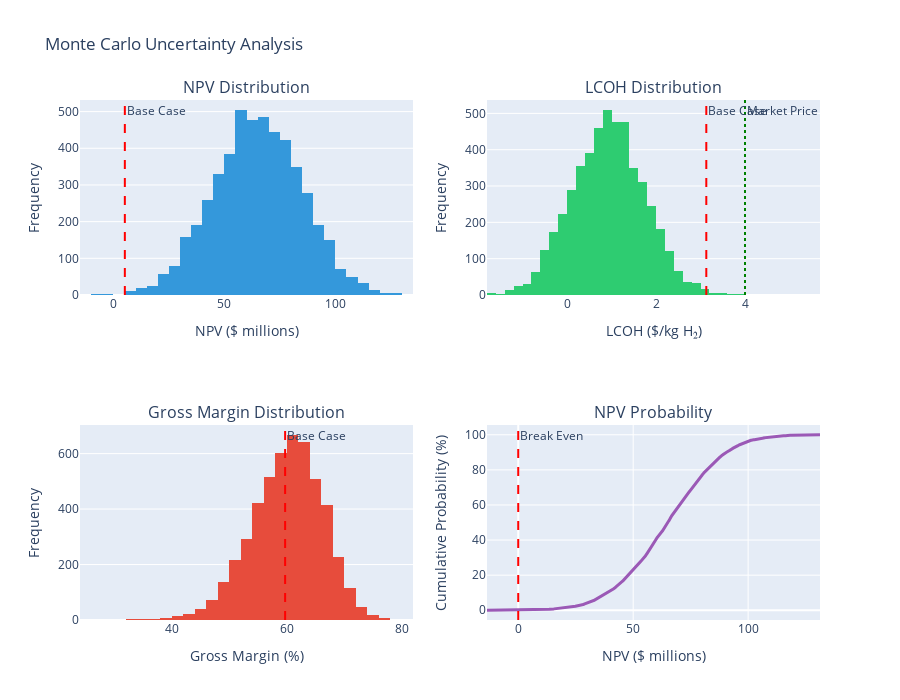

The cell this chart's notebook holds for it:
### Code cell
# Monte Carlo simulation for uncertainty analysis
np.random.seed(42)
n_simulations = 5000

print("Running Monte Carlo simulation with 5,000 iterations...")
print("This quantifies project risk by sampling from parameter distributions\n")

# Storage for results
npv_results = []
irr_results = []
lcoh_results = []
margin_results = []

for i in range(n_simulations):
    # Sample parameters from distributions
    # Using normal distribution with std = (high - low) / 6 (capturing 99.7% within range)
    
    elec_price_sim = np.random.normal(
        electricity_price, 
        (sensitivity_ranges[sensitivity_ranges['parameter'] == 'electricity_price']['high_value'].values[0] - 
         sensitivity_ranges[sensitivity_ranges['parameter'] == 'electricity_price']['low_value'].values[0]) / 6)
    
    elec_price_sim = max(0.03, min(0.15, elec_price_sim))  # Bound to reasonable range

    h2_price_sim = np.random.normal(
        h2_price,
        (5.0 - 2.0) / 6
    )
    h2_price_sim = max(1.5, min(6.0, h2_price_sim))

    cb_price_sim = np.random.normal(
        cb_price,
        (3.0 - 1.0) / 6
    )
    cb_price_sim = max(0.5, min(3.5, cb_price_sim))

    rng_price_sim = np.random.normal(
        rng_price,
        (0.25 - 0.10) / 6
    )
    rng_price_sim = max(0, min(0.30, rng_price_sim))

    capex_sim = np.random.normal(
        capex,
        (capex * 0.2) / 3  # ±20% range
    )
    capex_sim = max(capex * 0.7, min(capex * 1.3, capex_sim))

    capacity_factor_sim = np.random.normal(
        capacity_factor,
        (0.95 - 0.85) / 6
    )
    capacity_factor_sim = max(0.80, min(0.98, capacity_factor_sim))

    # Recalculate metrics with sampled parameters
    h2_annual_sim = h2_rate * 365 * 24 * capacity_factor_sim
    cb_annual_sim = cb_rate * 365 * 24 * capacity_factor_sim

    # Revenue
    h2_revenue_sim = h2_annual_sim * h2_price_sim
    cb_revenue_sim = cb_annual_sim * cb_price_sim
    total_revenue_sim = h2_revenue_sim + cb_revenue_sim

    # Costs
    rng_annual_consumption = 1923 * annual_operating_days * 24
    rng_cost_sim = rng_annual_consumption * rng_price_sim
    elec_cost_sim = h2_annual_sim * energy_per_h2 * elec_price_sim
    variable_costs_sim = rng_cost_sim + elec_cost_sim + cooling_water_cost + process_water_cost

    # Margin
    margin_sim = total_revenue_sim - variable_costs_sim
    margin_pct_sim = margin_sim / total_revenue_sim * 100

    # LCOH (simplified)
    total_annual_cost_sim = (capex_sim * ((discount_rate * (1+discount_rate)**plant_lifetime) / 
                                          ((1+discount_rate)**plant_lifetime - 1))) + variable_costs_sim
    lcoh_sim = (total_annual_cost_sim - cb_revenue_sim) / h2_annual_sim

    # NPV (simplified)
    annual_cf = margin_sim
    annuity_factor = (1 - (1 + discount_rate)**(-plant_lifetime)) / discount_rate
    npv_sim = -capex_sim + annual_cf * annuity_factor

    # IRR (approximation)
    if annual_cf > 0:
        irr_sim = (annual_cf / capex_sim) * 100
    else:
        irr_sim = -100

    npv_results.append(npv_sim)
    irr_results.append(irr_sim)
    lcoh_results.append(lcoh_sim)
    margin_results.append(margin_pct_sim)

# convert to arrays

npv_results = np.array(npv_results)
irr_results = np.array(irr_results)
lcoh_results = np.array(lcoh_results)
margin_results = np.array(margin_results)

print("="*80)
print("MONTE CARLO UNCERTAINTY ANALYSIS RESULTS (5,000 iterations)")
print("="*80)
print(f"\n💰 NET PRESENT VALUE:")
print(f"   Mean:              ${np.mean(npv_results)/1e6:>8.2f} million")
print(f"   Median:            ${np.median(npv_results)/1e6:>8.2f} million")
print(f"   Std Deviation:     ${np.std(npv_results)/1e6:>8.2f} million")
print(f"   5th Percentile:    ${np.percentile(npv_results, 5)/1e6:>8.2f} million")
print(f"   95th Percentile:   ${np.percentile(npv_results, 95)/1e6:>8.2f} million")
print(f"   Probability NPV>0: {(npv_results > 0).sum() / len(npv_results) * 100:>7.1f}%")
print(f"\n💵 LEVELIZED COST OF HYDROGEN:")
print(f"   Mean:              ${np.mean(lcoh_results):>8.2f}/kg")
print(f"   Median:            ${np.median(lcoh_results):>8.2f}/kg")
print(f"   Std Deviation:     ${np.std(lcoh_results):>8.2f}/kg")
print(f"   5th Percentile:    ${np.percentile(lcoh_results, 5):>8.2f}/kg")
print(f"   95th Percentile:   ${np.percentile(lcoh_results, 95):>8.2f}/kg")
print(f"   Probability LCOH<$3.18: {(lcoh_results < h2_price).sum() / len(lcoh_results) * 100:>4.1f}%")
print(f"\n📊 GROSS MARGIN:")
print(f"   Mean:              {np.mean(margin_results):>8.1f}%")
print(f"   Median:            {np.median(margin_results):>8.1f}%")
print(f"   5th Percentile:    {np.percentile(margin_results, 5):>8.1f}%")
print(f"   95th Percentile:   {np.percentile(margin_results, 95):>8.1f}%")
print(f"   Probability Margin>20%: {(margin_results > 20).sum() / len(margin_results) * 100:>4.1f}%")

#visualize distributions
fig = make_subplots(
rows=2, cols=2,
subplot_titles=('NPV Distribution', 'LCOH Distribution',
'Gross Margin Distribution', 'NPV Probability'),
specs=[[{'type': 'histogram'}, {'type': 'histogram'}],
[{'type': 'histogram'}, {'type': 'scatter'}]]
)

#npv histogram
fig.add_trace(
go.Histogram(x=npv_results/1e6, name='NPV', marker_color='#3498db',
nbinsx=50, showlegend=False),
row=1, col=1
)
fig.add_vline(x=npv/1e6, line_dash="dash", line_color="red",
annotation_text="Base Case", row=1, col=1)

#lcoh histogram
fig.add_trace(
go.Histogram(x=lcoh_results, name='LCOH', marker_color='#2ecc71',
nbinsx=50, showlegend=False),
row=1, col=2
)
fig.add_vline(x=lcoh, line_dash="dash", line_color="red",
annotation_text="Base Case", row=1, col=2)
fig.add_vline(x=h2_price, line_dash="dot", line_color="green",
annotation_text="Market Price", row=1, col=2)

#margin histogram
fig.add_trace(
go.Histogram(x=margin_results, name='Margin', marker_color='#e74c3c',
nbinsx=50, showlegend=False),
row=2, col=1
)
fig.add_vline(x=gross_margin/total_revenue*100, line_dash="dash", line_color="red",
annotation_text="Base Case", row=2, col=1)

#npv cumulative probability
sorted_npv = np.sort(npv_results)
cumulative_prob = np.arange(1, len(sorted_npv) + 1) / len(sorted_npv) * 100
fig.add_trace(
go.Scatter(x=sorted_npv/1e6, y=cumulative_prob,
mode='lines', line=dict(width=3, color='#9b59b6'),
showlegend=False),
row=2, col=2
)
fig.add_vline(x=0, line_dash="dash", line_color="red",
annotation_text="Break Even", row=2, col=2)
fig.update_xaxes(title_text="NPV ($ millions)", row=1, col=1)
fig.update_xaxes(title_text="LCOH ($/kg H₂)", row=1, col=2)
fig.update_xaxes(title_text="Gross Margin (%)", row=2, col=1)
fig.update_xaxes(title_text="NPV ($ millions)", row=2, col=2)
fig.update_yaxes(title_text="Frequency", row=1, col=1)
fig.update_yaxes(title_text="Frequency", row=1, col=2)
fig.update_yaxes(title_text="Frequency", row=2, col=1)
fig.update_yaxes(title_text="Cumulative Probability (%)", row=2, col=2)
fig.update_layout(height=700, title_text="Monte Carlo Uncertainty Analysis")
fig.show()

#percentile analysis
percentiles = [5, 10, 25, 50, 75, 90, 95]
print("\n📈 Percentile Analysis:")
print("\nNPV ($ millions):")
for p in percentiles:
    print(f"   {p:>2}th percentile: ${np.percentile(npv_results, p)/1e6:>6.1f}M")
    print("\nLCOH ($/kg H₂):")
for p in percentiles:
    print(f"   {p:>2}th percentile: ${np.percentile(lcoh_results, p):>5.2f}")
    print(f"\n🎯 Risk Assessment:")
    print(f"   • {(npv_results > 0).sum() / len(npv_results) * 100:.1f}% probability of positive NPV")
    print(f"   • {(lcoh_results < h2_price).sum() / len(lcoh_results) * 100:.1f}% probability LCOH below market price")
    print(f"   • {(margin_results > 20).sum() / len(margin_results) * 100:.1f}% probability of healthy margin (>20%)")
if (npv_results > 0).sum() / len(npv_results) > 0.7:
    print(f"\n   ✅ Project shows STRONG robustness to uncertainty")
elif (npv_results > 0).sum() / len(npv_results) > 0.5:
    print(f"\n   ⚠️ Project shows MODERATE robustness to uncertainty")
else:
    print(f"\n   ❌ Project shows HIGH risk under uncertainty")

### Figure 1 — Plotly figure (JSON) as saved in the notebook; plotly's stock layout.template omitted (floating-point values rounded to 4 significant figures; data arrays with more than 128 entries replaced by an {"elided": "..."} marker saying what was removed)
{"data": [{"marker": {"color": "#3498db"}, "name": "NPV", "nbinsx": 50, "showlegend": false, "type": "histogram", "x": {"elided": "5000 float values"}, "xaxis": "x", "yaxis": "y"}, {"marker": {"color": "#2ecc71"}, "name": "LCOH", "nbinsx": 50, "showlegend": false, "type": "histogram", "x": {"elided": "5000 float values"}, "xaxis": "x2", "yaxis": "y2"}, {"marker": {"color": "#e74c3c"}, "name": "Margin", "nbinsx": 50, "showlegend": false, "type": "histogram", "x": {"elided": "5000 float values"}, "xaxis": "x3", "yaxis": "y3"}, {"line": {"color": "#9b59b6", "width": 3}, "mode": "lines", "showlegend": false, "type": "scatter", "x": {"elided": "5000 float values"}, "xaxis": "x4", "y": {"elided": "5000 float values"}, "yaxis": "y4"}], "layout": {"annotations": [{"font": {"size": 16}, "showarrow": false, "text": "NPV Distribution", "x": 0.225, "xanchor": "center", "xref": "paper", "y": 1, "yanchor": "bottom", "yref": "paper"}, {"font": {"size": 16}, "showarrow": false, "text": "LCOH Distribution", "x": 0.775, "xanchor": "center", "xref": "paper", "y": 1, "yanchor": "bottom", "yref": "paper"}, {"font": {"size": 16}, "showarrow": false, "text": "Gross Margin Distribution", "x": 0.225, "xanchor": "center", "xref": "paper", "y": 0.375, "yanchor": "bottom", "yref": "paper"}, {"font": {"size": 16}, "showarrow": false, "text": "NPV Probability", "x": 0.775, "xanchor": "center", "xref": "paper", "y": 0.375, "yanchor": "bottom", "yref": "paper"}, {"showarrow": false, "text": "Base Case", "x": 5.2, "xanchor": "left", "xref": "x", "y": 1, "yanchor": "top", "yref": "y domain"}, {"showarrow": false, "text": "Base Case", "x": 3.13, "xanchor": "left", "xref": "x2", "y": 1, "yanchor": "top", "yref": "y2 domain"}, {"showarrow": false, "text": "Market Price", "x": 4, "xanchor": "left", "xref": "x2", "y": 1, "yanchor": "top", "yref": "y2 domain"}, {"showarrow": false, "text": "Base Case", "x": 59.73, "xanchor": "left", "xref": "x3", "y": 1, "yanchor": "top", "yref": "y3 domain"}, {"showarrow": false, "text": "Break Even", "x": 0, "xanchor": "left", "xref": "x4", "y": 1, "yanchor": "top", "yref": "y4 domain"}], "height": 700, "shapes": [{"line": {"color": "red", "dash": "dash"}, "type": "line", "x0": 5.2, "x1": 5.2, "xref": "x", "y0": 0, "y1": 1, "yref": "y domain"}, {"line": {"color": "red", "dash": "dash"}, "type": "line", "x0": 3.13, "x1": 3.13, "xref": "x2", "y0": 0, "y1": 1, "yref": "y2 domain"}, {"line": {"color": "green", "dash": "dot"}, "type": "line", "x0": 4, "x1": 4, "xref": "x2", "y0": 0, "y1": 1, "yref": "y2 domain"}, {"line": {"color": "red", "dash": "dash"}, "type": "line", "x0": 59.73, "x1": 59.73, "xref": "x3", "y0": 0, "y1": 1, "yref": "y3 domain"}, {"line": {"color": "red", "dash": "dash"}, "type": "line", "x0": 0, "x1": 0, "xref": "x4", "y0": 0, "y1": 1, "yref": "y4 domain"}], "title": {"text": "Monte Carlo Uncertainty Analysis"}, "xaxis": {"anchor": "y", "domain": [0, 0.45], "title": {"text": "NPV ($ millions)"}}, "xaxis2": {"anchor": "y2", "domain": [0.55, 1], "title": {"text": "LCOH ($/kg H₂)"}}, "xaxis3": {"anchor": "y3", "domain": [0, 0.45], "title": {"text": "Gross Margin (%)"}}, "xaxis4": {"anchor": "y4", "domain": [0.55, 1], "title": {"text": "NPV ($ millions)"}}, "yaxis": {"anchor": "x", "domain": [0.625, 1], "title": {"text": "Frequency"}}, "yaxis2": {"anchor": "x2", "domain": [0.625, 1], "title": {"text": "Frequency"}}, "yaxis3": {"anchor": "x3", "domain": [0, 0.375], "title": {"text": "Frequency"}}, "yaxis4": {"anchor": "x4", "domain": [0, 0.375], "title": {"text": "Cumulative Probability (%)"}}}}
